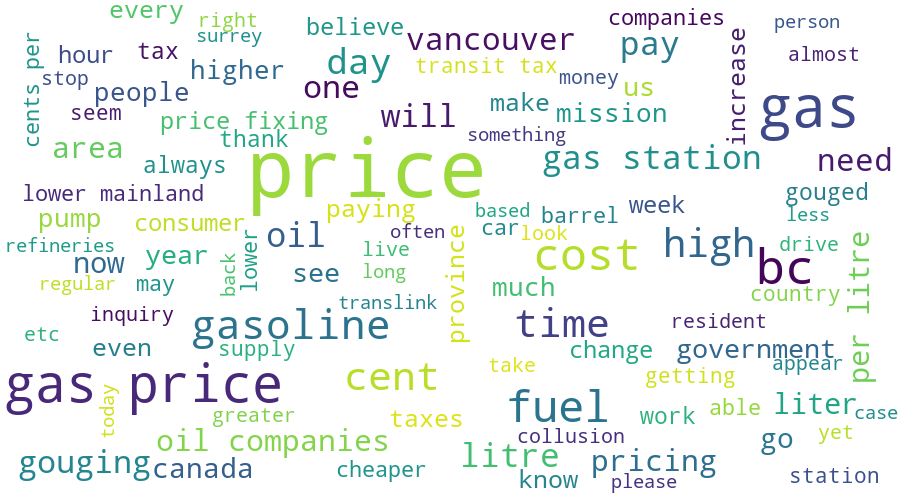

Here is the Python script that generated this plot:
import pandas as pd
import numpy as np
from os import path
from PIL import Image
from wordcloud import WordCloud, STOPWORDS, ImageColorGenerator
import matplotlib.pyplot as plt
import os
import time
from selenium import webdriver
from os import listdir
from os.path import isfile, join
from tika import parser
headers = {'User-Agent': 'Mozilla/5.0 (Macintosh; Intel Mac OS X 10_10_1) AppleWebKit/537.36 (KHTML, like Gecko) Chrome/39.0.2171.95 Safari/537.36'}
#%%
def scrape_driver(driver_path,headless = False,download_path=None):
        
    try:
        chromeOptions = webdriver.ChromeOptions()
        #prefs = {'download.default_directory' : r'C:\Users\mossgrant\Documents\net_energy\download_files'}
        if download_path:
            prefs = {'download.default_directory' : download_path,
                     'plugins.always_open_pdf_externally':True}
            chromeOptions.add_argument("--start-maximized")
            chromeOptions.add_experimental_option('prefs', prefs)
                
        if headless:
            chromeOptions.add_argument('headless')
                    
        driver = webdriver.Chrome(executable_path=driver_path, options=chromeOptions)
        return(driver)
    except:
        raise


def bcuc_links(driver,base_link):
    
    link_list = []
    driver.get(base_link)
    for a in driver.find_elements_by_xpath('.//a'):
        #print(a.get_attribute('href'))
        link_list.append(a.get_attribute('href'))
    
    return(link_list,driver)

def letters_of_comment(driver,link_list,download_path):
    
    loc = []
    for link in link_list:
        #print(link)
        if link is not None and 'LetterofComment' in link:
            loc.append(link)
    
    #for testing
    #loc = loc[:5]
    for download in loc:
        file = download.split("/")[-1]
        
        if os.path.isfile(download_path+"/"+file):
            print(file+' already exists')
        else:
            #print(file+' does not exist')
            try:
                driver.get(download)
                time.sleep(4)
            except:
                print('cant get: '+download)
                    
    return(loc)

def download_files(download_path):
    '''
    gets all the letters of comment from the BCUC website
    '''
    base_link = 'https://www.bcuc.com/ApplicationView.aspx?ApplicationId=681'
    driver_path = r'C:\Users\mossgran\Documents\chromedriver.exe' 
    #download_path = r'F:\bucom\Energy Trade Team\Grant\bcuc_word_cloud\letters'       
    driver = scrape_driver(driver_path = driver_path,download_path = download_path)
    link_list,driver=bcuc_links(driver,base_link)
    loc = letters_of_comment(driver,link_list,download_path)
    driver.close()


def read_pdfs(download_path):
    onlyfiles = [f for f in listdir(download_path) if isfile(join(download_path, f))]
    text_list = []
    
    for file in onlyfiles:
        raw = parser.from_file(download_path+"/"+file)
        pdf = raw['content']
        text_list.append(pdf)

    return(text_list)

def process_pdf(text_list):
    full = [x.strip().splitlines() for x in text_list]
    processed = []
    for section in full:
        new_section = []
        for word in section:
            new_section.append(word.strip())
            
        processed.append(new_section)
    
    cutoff1 = []
    for section in processed:
        for num,val in enumerate(section):
            if val == 'Comment:':
                cutoff1.append(section[num+1:])
            else:
                None
    
    cutoff2 = []
    for section in cutoff1:
        for num,val in enumerate(section):
            if val == '':
                #print(num,section3[num-1])
                cutoff2.append(section[:num])
                break
    
    concat = []
    for section in cutoff2:
        concat.append(' '.join(section))
        
    

    return(' '.join(concat).lower())

def cloud(text):
    wordcloud = WordCloud(max_font_size=90, max_words=100, background_color="white",width=900, height=500).generate(processed)  
    plt.imshow(wordcloud, interpolation='bilinear')
    plt.axis("off")
    wordcloud.to_file('bcuc1.png')
    plt.show()
    
    
    
#%%
if __name__ == "__main__":
    download_path = r'F:\bucom\Energy Trade Team\Grant\bcuc_word_cloud\letters'
    #download_files(download_path)
    #files = read_pdfs(download_path)
    processed = process_pdf(files)
    cloud(processed)
    
    
#%%
#cloud
